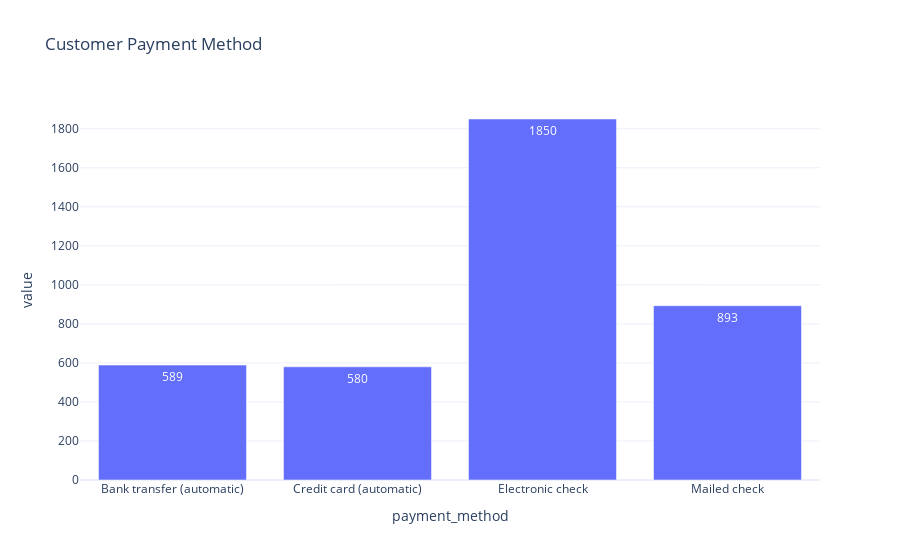
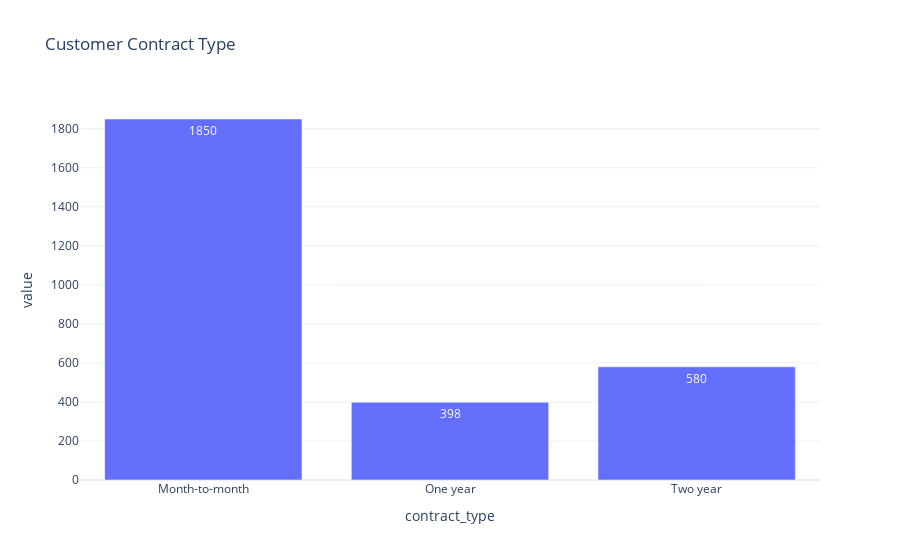

Notebook cell for these charts, in order:
### Code cell
payment_grp = contract_df.groupby(['contract_type','payment_method']).size().reset_index().groupby('payment_method')[[0]].max()
# display(payment_grp)
fig = px.bar(payment_grp,title="Customer Payment Method",text_auto = True)
fig.update_layout(showlegend=False,autosize=False)
fig.show()

contract_type_grp = contract_df.groupby(['contract_type','payment_method']).size().reset_index().groupby('contract_type')[[0]].max()
# display(contract_type_grp)
fig = px.bar(contract_type_grp,title="Customer Contract Type",text_auto = True)
fig.update_layout(showlegend=False,autosize=False)
fig.show()

### Figure 1 — Plotly figure (JSON) as saved in the notebook; plotly's stock layout.template omitted (floating-point values rounded to 4 significant figures)
{"data": [{"alignmentgroup": "True", "hovertemplate": "variable=0<br>payment_method=%{x}<br>value=%{y}<extra></extra>", "legendgroup": "0", "marker": {"color": "#636efa", "pattern": {"shape": ""}}, "name": "0", "offsetgroup": "0", "orientation": "v", "showlegend": true, "textposition": "auto", "texttemplate": "%{y}", "type": "bar", "x": ["Bank transfer (automatic)", "Credit card (automatic)", "Electronic check", "Mailed check"], "xaxis": "x", "y": [589, 580, 1850, 893], "yaxis": "y"}], "layout": {"autosize": false, "barmode": "relative", "legend": {"title": {"text": "variable"}, "tracegroupgap": 0}, "showlegend": false, "title": {"text": "Customer Payment Method"}, "xaxis": {"anchor": "y", "domain": [0, 1], "title": {"text": "payment_method"}}, "yaxis": {"anchor": "x", "domain": [0, 1], "title": {"text": "value"}}}}

### Figure 2 — Plotly figure (JSON) as saved in the notebook; plotly's stock layout.template omitted (floating-point values rounded to 4 significant figures)
{"data": [{"alignmentgroup": "True", "hovertemplate": "variable=0<br>contract_type=%{x}<br>value=%{y}<extra></extra>", "legendgroup": "0", "marker": {"color": "#636efa", "pattern": {"shape": ""}}, "name": "0", "offsetgroup": "0", "orientation": "v", "showlegend": true, "textposition": "auto", "texttemplate": "%{y}", "type": "bar", "x": ["Month-to-month", "One year", "Two year"], "xaxis": "x", "y": [1850, 398, 580], "yaxis": "y"}], "layout": {"autosize": false, "barmode": "relative", "legend": {"title": {"text": "variable"}, "tracegroupgap": 0}, "showlegend": false, "title": {"text": "Customer Contract Type"}, "xaxis": {"anchor": "y", "domain": [0, 1], "title": {"text": "contract_type"}}, "yaxis": {"anchor": "x", "domain": [0, 1], "title": {"text": "value"}}}}
